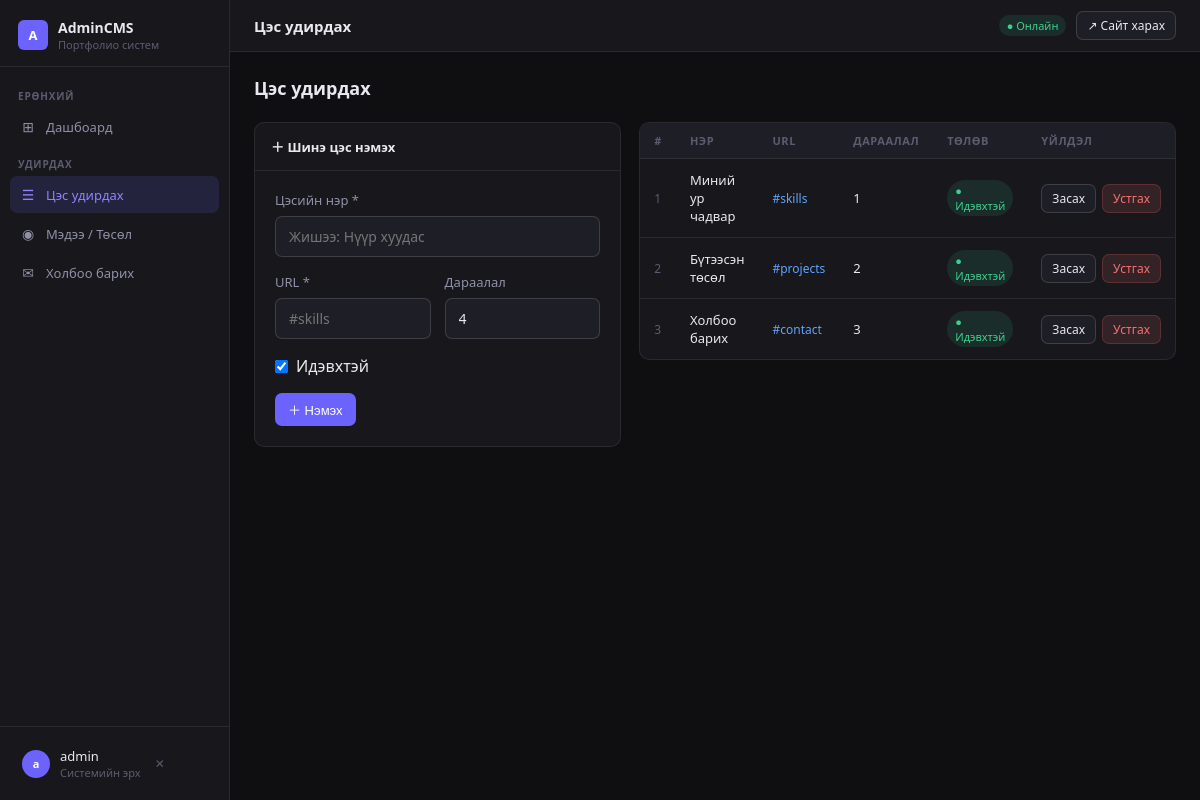
The app's page /admin/menus.php (signed in) with its own data.
### tables this page shows
CREATE TABLE IF NOT EXISTS menus (
    id INT AUTO_INCREMENT PRIMARY KEY,
    name VARCHAR(100) NOT NULL,
    url VARCHAR(255) NOT NULL,
    sort_order INT DEFAULT 0,
    is_active TINYINT(1) DEFAULT 1,
    created_at TIMESTAMP DEFAULT CURRENT_TIMESTAMP
);

### admin/menus.php (the view, shortened to what this page needs)
<?php require_once 'auth.php'; ?>
<?php
$edit = null;
$menus = [];
$res = $conn->query("SELECT * FROM menus ORDER BY sort_order ASC");
while ($row = $res->fetch_assoc()) $menus[] = $row;
?>
<!DOCTYPE html>
<html lang="mn">
<head>
</head>
<body>
<?php include 'partials/sidebar.php'; ?>
<div class="main">
  <?php include 'partials/topbar.php'; ?>
  <div class="content">
    <div class="page-header">
      <h2>Цэс удирдах</h2>
    </div>
    <div class="grid2" style="align-items:start">
      <div class="card">
        <div class="card-header"><?= $edit ? '✎ Цэс засах' : '＋ Шинэ цэс нэмэх' ?></div>
        <div style="padding:20px">
          <form method="POST">
            <div class="form-group">
              <label class="form-label">Цэсийн нэр *</label>
              <input class="form-input" name="name" placeholder="Жишээ: Нүүр хуудас" value="<?= htmlspecialchars($edit['name'] ?? '') ?>" required>
            </div>
            <div class="form-row">
              <div class="form-group">
                <label class="form-label">URL *</label>
                <input class="form-input" name="url" placeholder="#skills" value="<?= htmlspecialchars($edit['url'] ?? '') ?>" required>
              </div>
              <div class="form-group">
                <label class="form-label">Дараалал</label>
                <input class="form-input" type="number" name="sort_order" min="0" value="<?= $edit['sort_order'] ?? count($menus)+1 ?>">
              </div>
            </div>
            <div class="form-group" style="display:flex;align-items:center;gap:8px">
              <input type="checkbox" name="is_active" id="is_active" value="1" <?= (!$edit || $edit['is_active']) ? 'checked' : '' ?> style="width:auto">
              <label for="is_active" style="margin:0;cursor:pointer">Идэвхтэй</label>
            </div>
            <div style="display:flex;gap:10px">
              <button type="submit" class="btn btn-accent"><?= $edit ? 'Хадгалах' : '＋ Нэмэх' ?></button>
            </div>
          </form>
        </div>
      </div>
      <div>
        <div class="table-wrap">
          <?php if ($menus): ?>
          <table>
            <thead><tr>
              <th>#</th><th>Нэр</th><th>URL</th><th>Дараалал</th><th>Төлөв</th><th>Үйлдэл</th>
            </tr></thead>
            <tbody>
            <?php foreach ($menus as $m): ?>
            <tr>
              <td style="color:var(--text3);font-size:12px"><?= $m['id'] ?></td>
              <td style="font-weight:500"><?= htmlspecialchars($m['name']) ?></td>
              <td style="color:var(--info);font-size:12px"><?= htmlspecialchars($m['url']) ?></td>
              <td><?= $m['sort_order'] ?></td>
              <td>
                <?= $m['is_active']
                  ? '<span class="badge badge-green">● Идэвхтэй</span>'
                  : '<span class="badge badge-red">● Идэвхгүй</span>' ?>
              </td>
              <td>
                <div style="display:flex;gap:6px">
                  <a href="menus.php?edit=<?= $m['id'] ?>" class="btn btn-sm btn-surface">Засах</a>
                  <a href="menus.php?delete=<?= $m['id'] ?>" class="btn btn-sm btn-danger"
                     onclick="return confirm('<?= htmlspecialchars($m['name']) ?> цэсийг устгах уу?')">Устгах</a>
                </div>
              </td>
            </tr>
            <?php endforeach; ?>
            </tbody>
          </table>
          <?php else: ?>
            <div class="empty-state">Цэс байхгүй байна. Шинэ цэс нэмнэ үү.</div>
          <?php endif; ?>
        </div>
      </div>
    </div>
  </div>
</div>
</body>
</html>

### admin/partials/head.php (style rules this page uses)
*, *::before, *::after { box-sizing: border-box; margin: 0; padding: 0; }
:root { --bg: #0f0f12; --surface: #17171c; --surface2: #1e1e26; --surface3: #252530; --border: rgba(255,255,255,0.08); --border2: rgba(255,255,255,0.14); --accent: #6c63ff; --accent2: #8b85ff; --text: #e8e8f0; --text2: #9090a8; --text3: #5c5c70; --green: #3ecf8e; --red: #f87171; --amber: #fbbf24; --info: #60a5fa; }
body { font-family: 'Segoe UI', Arial, sans-serif; background: var(--bg); color: var(--text); display: flex; min-height: 100vh; }
.main { margin-left: 230px; flex: 1; display: flex; flex-direction: column; min-height: 100vh; }
.badge { display: inline-flex; align-items: center; padding: 3px 8px; border-radius: 20px; font-size: 11px; font-weight: 500; }
.badge-green { background: rgba(62,207,142,0.12); color: var(--green); }
.content { padding: 24px; flex: 1; }
.page-header { display: flex; align-items: center; justify-content: space-between; margin-bottom: 22px; }
.page-header h2 { font-size: 18px; font-weight: 600; }
.grid2 { display: grid; grid-template-columns: 1fr 1fr; gap: 18px; }
.card { background: var(--surface); border: 1px solid var(--border); border-radius: 10px; overflow: hidden; }
.card-header { padding: 14px 16px; border-bottom: 1px solid var(--border); font-size: 13px; font-weight: 600; display: flex; align-items: center; justify-content: space-between; }
.table-wrap { background: var(--surface); border: 1px solid var(--border); border-radius: 10px; overflow: hidden; }
table { width: 100%; border-collapse: collapse; }
thead { background: var(--surface2); }
th { padding: 10px 14px; text-align: left; font-size: 11px; font-weight: 600; color: var(--text3); text-transform: uppercase; letter-spacing: 0.05em; border-bottom: 1px solid var(--border); }
td { padding: 12px 14px; font-size: 13px; border-bottom: 1px solid var(--border); vertical-align: middle; }
tr:last-child td { border-bottom: none; }
.btn { display: inline-flex; align-items: center; gap: 6px; padding: 7px 13px; border-radius: 7px; font-size: 13px; font-weight: 500; cursor: pointer; border: none; text-decoration: none; transition: all 0.15s; }
.btn-sm { padding: 5px 10px; font-size: 12px; }
.btn-accent { background: var(--accent); color: white; }
.btn-surface { background: var(--surface2); color: var(--text); border: 1px solid var(--border2); }
.btn-danger { background: rgba(248,113,113,0.12); color: var(--red); border: 1px solid rgba(248,113,113,0.2); }
.form-group { margin-bottom: 16px; }
.form-label { display: block; font-size: 13px; color: var(--text2); margin-bottom: 7px; }
.form-input, .form-select, .form-textarea { width: 100%; padding: 10px 13px; background: var(--surface2); border: 1px solid var(--border2); border-radius: 7px; color: var(--text); font-family: inherit; font-size: 14px; outline: none; transition: border-color 0.2s; }
.form-row { display: grid; grid-template-columns: 1fr 1fr; gap: 14px; }

### records on screen
menus: id "1", name "Миний ур чадвар", url "#skills", sort_order "1", is_active "● Идэвхтэй"
menus: id "2", name "Бүтээсэн төсөл", url "#projects", sort_order "2", is_active "● Идэвхтэй"
menus: id "3", name "Холбоо барих", url "#contact", sort_order "3", is_active "● Идэвхтэй"

### other values on screen
mb_substr($_SESSION['admin_user'] ?? 'A', 0, 1) "a"
$_SESSION['admin_user'] "admin"
$title "Цэс удирдах"
